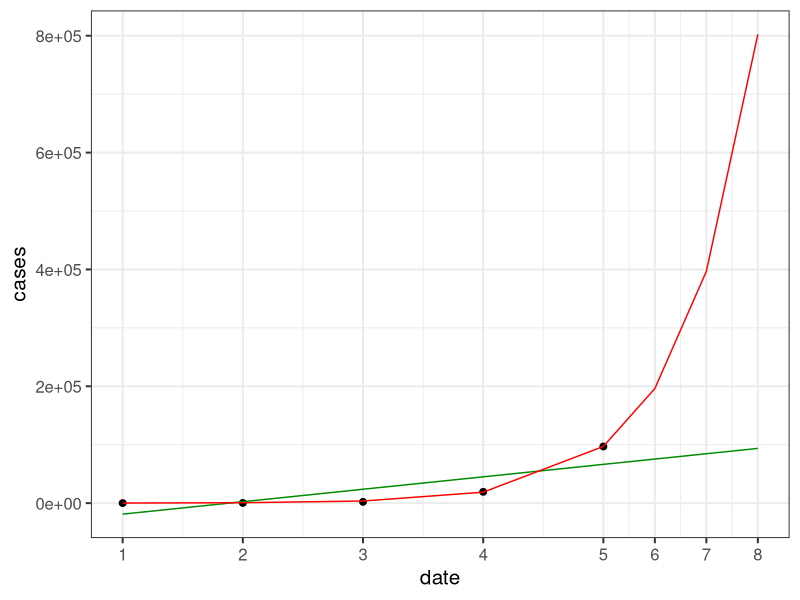
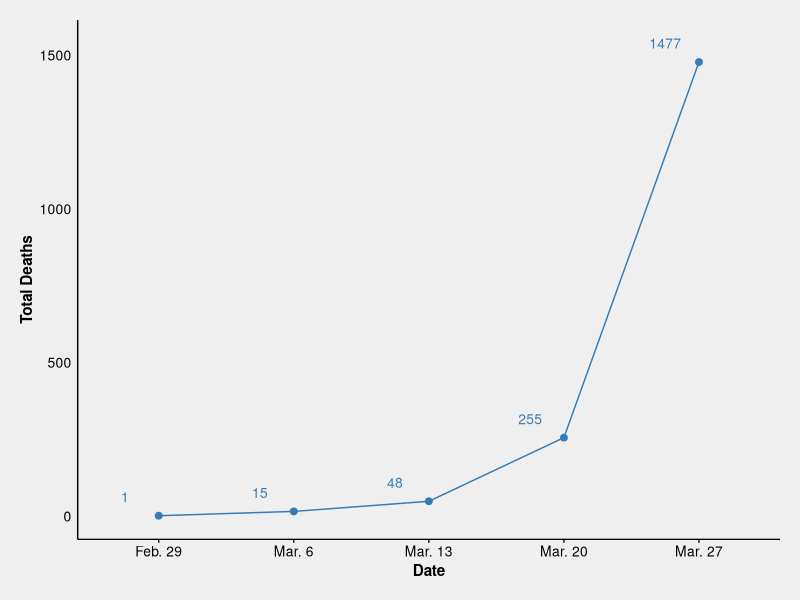
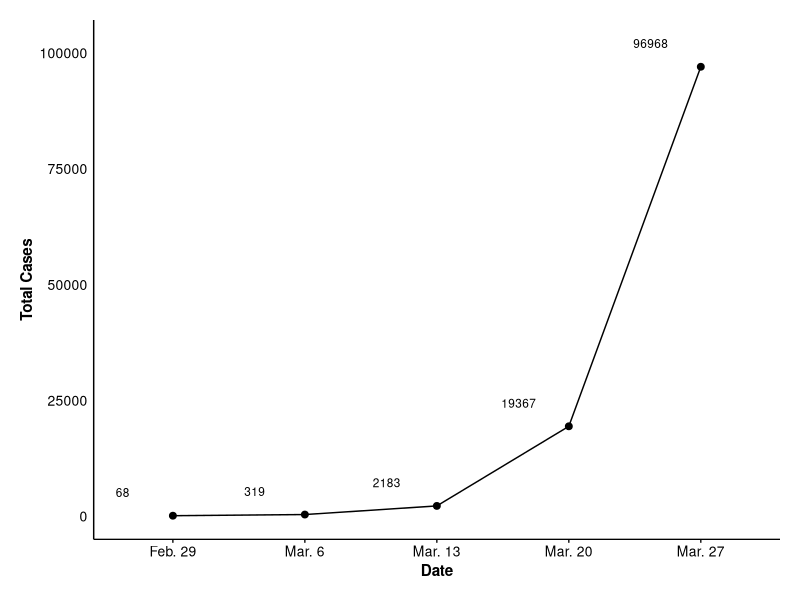

Reproduce these figures in R, in order.
library(ggplot2)
library(dplyr)
library(tidyr)
library(ggthemes)
# library(gganimate)
# library(transformr)

setwd("/Users/adkinsty/Box/side_projects/covid/Forecasting/")

data = tibble(
            date = c(1,2,3,4,5),
            deaths = c(1, 15, 48, 255, 1477),
            cases = c(68, 319, 2183, 19367, 96968),
            c = c(1, 1, 1, 1, 1))

deaths.plt = data %>% ggplot(aes(x = factor(date), y = deaths, label = deaths, group=c)) + 
    geom_point(size = 2, color = "#377BB5") +
    geom_text(nudge_y = 60,nudge_x=-.25, color = "#377BB5",size=3.5) +
    geom_line(color = "#377BB5") +
    scale_x_discrete("Date",
                     labels = c(expression(paste("Feb. ",29)), 
                                expression(paste("Mar. ",6)),
                                expression(paste("Mar. ",13)),
                                expression(paste("Mar. ",20)),
                                expression(paste("Mar. ",27)))) +
    scale_y_continuous("Total Deaths") +
    theme_wsj(base_size = 10, base_family = "sans", color = "gray") +
    theme(axis.line.y = element_line(size=.5),
          axis.text = element_text(face = "plain"),
          axis.title = element_text(size = 11, family = "sans",face="bold"),
          panel.grid.major.y = element_blank())
ggsave("materials/graph_stimuli/total_deaths_by_date_study1.pdf",height = 3,width=4,units="in")




cases.plt = data %>% ggplot(aes(x = factor(date), y = cases, label = cases, group=c)) + 
    geom_point(size = 2, color = "black") +
    geom_text(nudge_y = 5000, nudge_x = -.38, color = "black", size=3) +
    geom_line(color = "black") + #""
    scale_x_discrete("Date",
                     labels = c(expression(paste("Feb. ",29)), 
                                expression(paste("Mar. ",6)),
                                expression(paste("Mar. ",13)),
                                expression(paste("Mar. ",20)),
                                expression(paste("Mar. ",27)))) +   
    scale_y_continuous("Total Cases") +
    theme_wsj(base_size = 10, base_family = "sans", color = "white") +
    theme(axis.line.y = element_line(size=.5),
          axis.text = element_text(face = "plain"),
          axis.title = element_text(size = 11, family = "sans",face="bold"),
          panel.grid.major.y = element_blank())
ggsave("materials/graph_stimuli/total_cases_by_date_study1.pdf",height = 3,width=4,units="in")

ml <- lm(cases ~ date,data)
me <- nls(formula = cases ~ a*exp(b*date),start = list('a'=1301,'b'=1),data=data)
summary(ml)
summary(me)
AIC(ml)
AIC(me)

future = data %>% 
    bind_rows(tibble(date = c(5.428571429,5.857143,6.285714)))
future %>%
    mutate(epred = predict(me,newdata=future),
           lpred = predict(ml,newdata=future)) %>%
    ggplot(aes(x=date)) +
    geom_point(aes(y=cases),size=2) +
    geom_line(aes(y=lpred),colour="green4") +
    geom_line(aes(y=epred),colour="red") +
    theme_bw(base_size=15) +
    scale_x_continuous(breaks=c(sort(unique(future$date))),
                       labels=1:8)


# 
# 
# 
# data2 = as_tibble(read.csv(file = "data/us-daily.csv")) %>%
#     mutate(day = date %% 100, death = ifelse(is.na(death),0,death))
# deaths.plt2 = data2 %>% ggplot(aes(x = day, y = death, label = death, group=1)) + 
#     geom_point(size = 2, color = "#377BB5") +
#     geom_line(color = "#377BB5") +
#     scale_x_continuous("Date (March)",breaks = c(4,7,10,13,16,19,22,25)) +
#     scale_y_continuous("Total Deaths") +
#     theme_wsj(base_size = 10, base_family = "sans", color = "gray") +
#     theme(axis.line.y = element_line(size=.25),
#           axis.line.x = element_line(size=.25),
#           axis.text = element_text(face = "plain"),
#           axis.title = element_text(size = 11, family = "sans",face="bold"),
#           panel.grid = element_blank()) +
#     transition_reveal(date) +
#     ease_aes('linear')
# deaths.anim = animate(deaths.plt2, fps = 30, duration = 5, 
#                       height = 3, width = 3, units = "in", res = 96)
# anim_save("materials/graph_stimuli/deaths_march_anim.gif", animation = deaths.anim)
# 
# cases.plt2 = data2 %>% ggplot(aes(x = day, y = positive, label = death, group=1)) + 
#     geom_point(size = 2, color = "#8F363D") +
#     geom_line(color = "#8F363D") +
#     scale_x_continuous("Date (March)",breaks = c(4,7,10,13,16,19,22,25)) +
#     scale_y_continuous("Total Cases") +
#     theme_wsj(base_size = 10, base_family = "sans", color = "gray") +
#     theme(axis.line.y = element_line(size=.25),
#           axis.line.x = element_line(size=.25),
#           axis.text = element_text(face = "plain"),
#           axis.title = element_text(size = 11, family = "sans",face="bold"),
#           panel.grid = element_blank()) +
#     transition_reveal(date) +
#     ease_aes('linear')
# cases.anim = animate(cases.plt2, fps = 30, duration = 5, 
#                       height = 3, width = 3, units = "in", res = 96)
# anim_save("materials/graph_stimuli/cases_march_anim.gif", animation = cases.anim)
